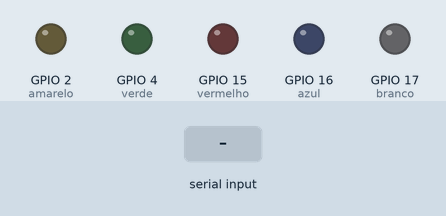
This sketch was run on a simulated ESP32. On the bench: output pins drawn as LEDs (lit = HIGH). Inputs (shaded band) come from the test bench. Nothing arrives over Bluetooth unless stated.

Above: at 1.2 s.
1.3 s: "vermelhoon" received over the second serial link
At 1.8 s:
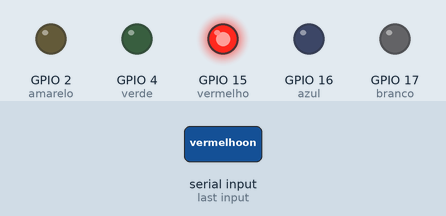
2.8 s: "amareloon" received over the second serial link
At 4.0 s:
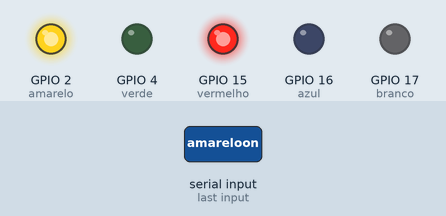
4.3 s: "vermelhooff" received over the second serial link
At 5.4 s:
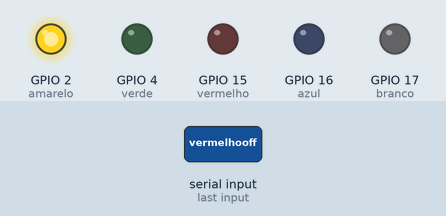
5.8 s: "verdeon" received over the second serial link
At 6.5 s:
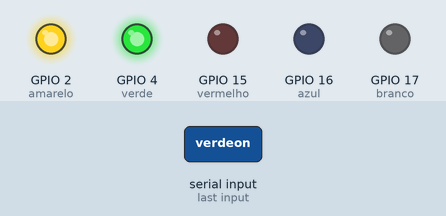
7.3 s: "amarelooff" received over the second serial link
At 7.6 s:
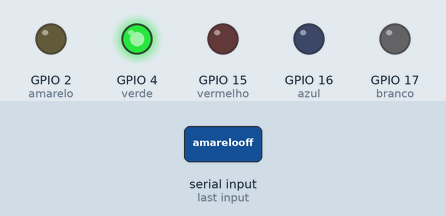
8.8 s: "azulon" received over the second serial link
At 9.9 s:
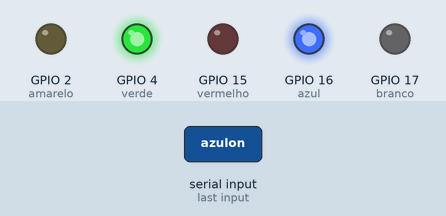
Timing chart, 0 to 11.3 s (numbered marks = the images above; inputs shaded):
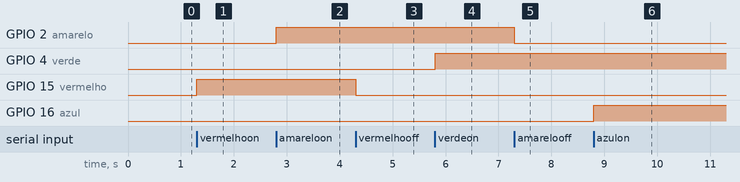

The sketch:

bluetooth.ino
```cpp
#include "BluetoothSerial.h"

BluetoothSerial SerialBT;

/* Define a pinagem dos LEDs */
#define vermelho 15
#define amarelo 2
#define verde 4
#define azul 16
#define branco 17

void setup() {
  Serial.begin(9600);
  SerialBT.begin("------ ESP32_BLUETOOTH------");

  pinMode(vermelho, OUTPUT);
  pinMode(amarelo, OUTPUT);
  pinMode(verde, OUTPUT);
  pinMode(azul, OUTPUT);
  pinMode(branco, OUTPUT);
}

void loop() {
  if (SerialBT.available()) {
    String comando = ""; // Inicializa string para armazenar o comando
    while (SerialBT.available()) {  // Lê o comando completo do Bluetooth
      comando += char(SerialBT.read());
    }

    // Verifica o comando e realiza a ação correspondente
    if (comando == "vermelhoon") {
      digitalWrite(vermelho, HIGH);  // Liga o LED vermelho
    } else if (comando == "vermelhooff") {
      digitalWrite(vermelho, LOW);   // Desliga o LED vermelho
    } else if (comando == "amareloon") {
      digitalWrite(amarelo, HIGH);   // Liga o LED amarelo
    } else if (comando == "amarelooff") {
      digitalWrite(amarelo, LOW);    // Desliga o LED amarelo
    } else if (comando == "verdeon") {
      digitalWrite(verde, HIGH);     // Liga o LED verde
    } else if (comando == "verdeoff") {
      digitalWrite(verde, LOW);      // Desliga o LED verde
    } else if (comando == "azulon") {
      digitalWrite(azul, HIGH);      // Liga o LED azul
    } else if (comando == "azuloff") {
      digitalWrite(azul, LOW);       // Desliga o LED azul
    } else if (comando == "brancoon") {
      digitalWrite(branco, HIGH);    // Liga o LED branco
    } else if (comando == "brancooff") {
      digitalWrite(branco, LOW);     // Desliga o LED branco
    } else if (comando == "ledson") {
      // Liga todos os LEDs
      digitalWrite(vermelho, HIGH);
      digitalWrite(amarelo, HIGH);
      digitalWrite(verde, HIGH);
      digitalWrite(azul, HIGH);
      digitalWrite(branco, HIGH);
    } else if (comando == "ledsoff") {
      // Desliga todos os LEDs
      digitalWrite(vermelho, LOW);
      digitalWrite(amarelo, LOW);
      digitalWrite(verde, LOW);
      digitalWrite(azul, LOW);
      digitalWrite(branco, LOW);
    }
  }
}
```

Measured:
- after the input at 1.3 s, GPIO 15 (vermelho): LOW → HIGH at once
- after the input at 2.8 s, GPIO 2 (amarelo): LOW → HIGH at once
- after the input at 4.3 s, GPIO 15 (vermelho): HIGH → LOW at once
- after the input at 5.8 s, GPIO 4 (verde): LOW → HIGH at once
- after the input at 7.3 s, GPIO 2 (amarelo): HIGH → LOW at once
- after the input at 8.8 s, GPIO 16 (azul): LOW → HIGH at once
